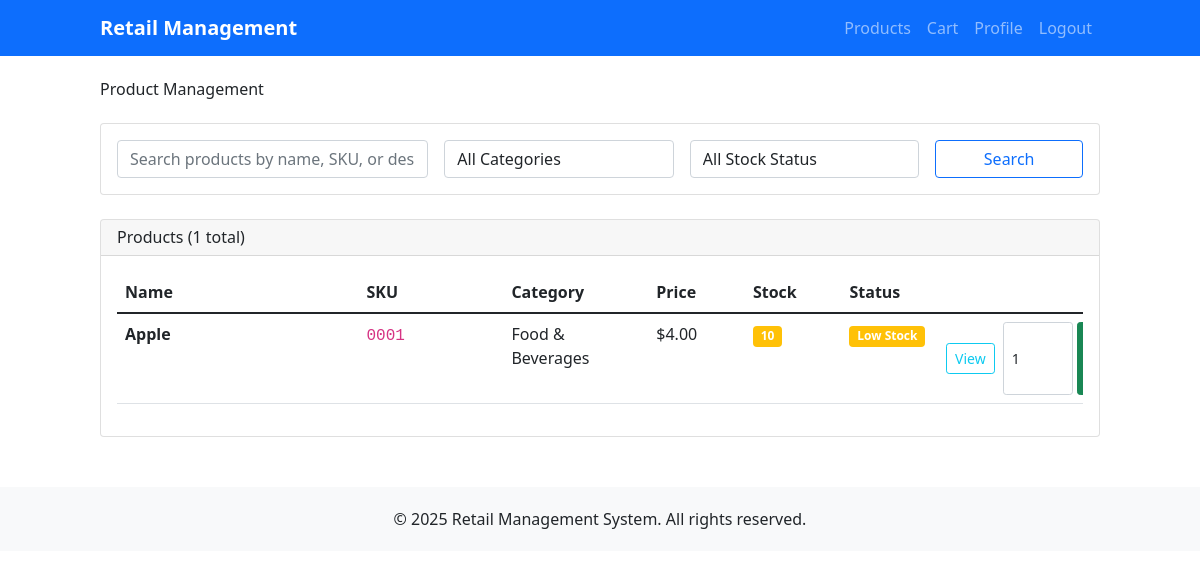
/products/ (signed in), run on an earlier commit of the app's database.
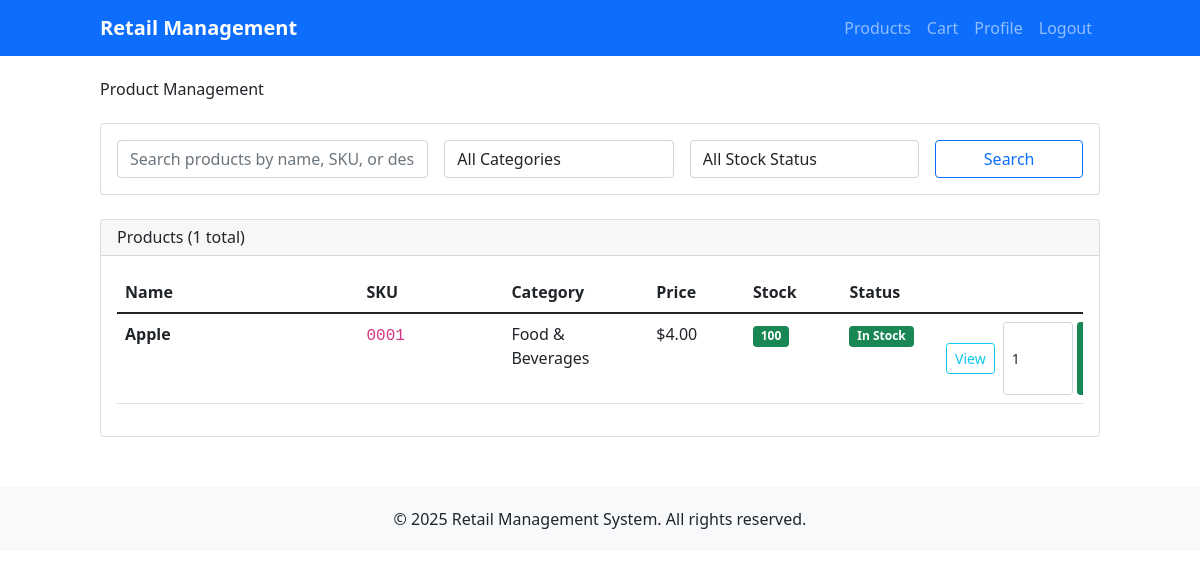
And on a later commit of the database.
### products/models.py (models this page shows, shortened)
class Product(models.Model):
    name = models.CharField(max_length=200)
    description = models.TextField(blank=True)
    sku = models.CharField(max_length=50, unique=True, help_text="Stock Keeping Unit")
    price = models.DecimalField(
        max_digits=10,
        decimal_places=2,
        validators=[MinValueValidator(Decimal('0.01'))]
    )
    category = models.ForeignKey(Category, on_delete=models.CASCADE, related_name='products')
    stock_quantity = models.PositiveIntegerField(default=0)
    is_active = models.BooleanField(default=True)
    created_at = models.DateTimeField(auto_now_add=True)
    updated_at = models.DateTimeField(auto_now=True)
    class Meta:
        ordering = ['name']
        indexes = [
            models.Index(fields=['sku']),
            models.Index(fields=['category']),
            models.Index(fields=['is_active']),
        ]
    @property
    def stock_status(self):
        if self.stock_quantity == 0:
            return "Out of Stock"
        elif self.stock_quantity <= 10:
            return "Low Stock"
        else:
            return "In Stock"

class Category(models.Model):
    name = models.CharField(max_length=100, unique=True)
    description = models.TextField(blank=True)
    created_at = models.DateTimeField(auto_now_add=True)
    updated_at = models.DateTimeField(auto_now=True)
    class Meta:
        verbose_name_plural = "Categories"
        ordering = ['name']
    def __str__(self):
        return self.name

### products/views.py (the view, shortened to what this page needs)
# urls.py: path('', views.product_list, name='product_list'),
@login_required
def product_list(request):
    products = Product.objects.all()
    search_form = ProductSearchForm(request.GET)
    if search_form.is_valid():
        search = search_form.cleaned_data.get('search')
        category = search_form.cleaned_data.get('category')
        stock_status = search_form.cleaned_data.get('stock_status')
        if search:
            products = products.filter(
                Q(name__icontains=search) |
                Q(sku__icontains=search) |
                Q(description__icontains=search)
            )
        if category:
            products = products.filter(category=category)
    paginator = Paginator(products, 10)  # Show 10 products per page
    page_number = request.GET.get('page')
    page_obj = paginator.get_page(page_number)
    context = {
        'page_obj': page_obj,
        'search_form': search_form,
        'total_products': products.count(),
    }
    return render(request, 'products/product_list.html', context)

### products/forms.py
class ProductSearchForm(forms.Form):
    search = forms.CharField(
        max_length=200,
        required=False,
        widget=forms.TextInput(attrs={
            'class': 'form-control',
            'placeholder': 'Search products by name, SKU, or description...'
        })
    )
    category = forms.ModelChoiceField(
        queryset=Category.objects.all(),
        required=False,
        empty_label="All Categories",
        widget=forms.Select(attrs={'class': 'form-control'})
    )
    stock_status = forms.ChoiceField(
        choices=[
            ('', 'All Stock Status'),
            ('in_stock', 'In Stock'),
            ('low_stock', 'Low Stock'),
            ('out_of_stock', 'Out of Stock'),
        ],
        required=False,
        widget=forms.Select(attrs={'class': 'form-control'})
    )

### accounts/context_processors.py (called while the page is built)
def user_admin_status(request):
    if request.user.is_authenticated:
        if request.user.is_superuser:
            return {'user_is_admin': True}
        if hasattr(request.user, 'profile'):
            return {'user_is_admin': request.user.profile.is_admin}
    return {'user_is_admin': False}

### accounts/models.py (called while the page is built)
    @property
    def is_admin(self):
        return self.role == 'admin'

### templates/products/product_list.html (shortened to what the changed rows need)
{% extends 'accounts/base.html' %}
{% block content %}
<div class="row">
    <div class="col-12">
        <div class="d-flex justify-content-between align-items-center mb-4">
            <h2>Product Management</h2>
        </div>
        <div class="card">
            <div class="card-body">
                {% if page_obj %}
                    <div class="table-responsive">
                        <table class="table table-hover" style="table-layout: fixed;">
                            <thead>
                                <tr>
                                    <th style="width: 25%;">Name</th>
                                    <th style="width: 15%;">SKU</th>
                                    <th style="width: 15%;">Category</th>
                                    <th style="width: 10%;">Price</th>
                                    <th style="width: 10%;">Stock</th>
                                    <th style="width: 10%;">Status</th>
                                </tr>
                            </thead>
                            <tbody>
                                {% for product in page_obj %}
                                <tr>
                                    <td>
                                        <strong class="text-truncate d-block" style="max-width: 100%;" title="{{ product.name }}">{{ product.name }}</strong>
                                    </td>
                                    <td><code>{{ product.sku }}</code></td>
                                    <td>{{ product.category.name }}</td>
                                    <td>${{ product.price }}</td>
                                    <td>
                                        <span class="badge {% if product.stock_quantity == 0 %}bg-danger{% elif product.stock_quantity <= 10 %}bg-warning{% else %}bg-success{% endif %}">
                                            {{ product.stock_quantity }}
                                        </span>
                                    </td>
                                    <td>
                                        <span class="badge {% if product.stock_quantity == 0 %}bg-danger{% elif product.stock_quantity <= 10 %}bg-warning{% else %}bg-success{% endif %}">
                                            {{ product.stock_status }}
                                        </span>
                                    </td>
                                    {% if user_is_admin %}
                                        <td>
                                            <div class="btn-group btn-group-sm">
                                                <a href="{% url 'products:product_detail' product.pk %}" class="btn btn-outline-info">View</a>
                                                <a href="{% url 'products:product_update' product.pk %}" class="btn btn-outline-warning">Edit</a>
                                                <a href="{% url 'products:product_delete' product.pk %}" class="btn btn-outline-danger">Delete</a>
                                            </div>
                                        </td>
                                    {% else %}
                                        <td>
                                            <div class="d-flex gap-2 align-items-center">
                                                <a href="{% url 'products:product_detail' product.pk %}" class="btn btn-outline-info btn-sm">View</a>
                                                {% if product.is_active and product.stock_quantity > 0 %}
                                                    <form method="post" action="{% url 'cart:cart_add' product.id %}" class="d-flex gap-1">
                                                        <input type="number" name="quantity" value="1" min="1" max="{{ product.stock_quantity }}" class="form-control form-control-sm" style="width: 70px;">
                                                        <button type="submit" class="btn btn-success btn-sm">Add to Cart</button>
                                                    </form>
                                                {% else %}
                                                    <button class="btn btn-secondary btn-sm" disabled>Out of Stock</button>
                                                {% endif %}
                                            </div>
                                        </td>
                                    {% endif %}
                                </tr>
                                {% endfor %}
                            </tbody>
                        </table>
                    </div>
                {% else %}
                    <div class="text-center py-5">
                        <h5>No products found</h5>
                        <p class="text-muted">Start by adding your first product!</p>
                        <a href="{% url 'products:product_create' %}" class="btn btn-primary">Add Product</a>
                    </div>
                {% endif %}
            </div>
        </div>
    </div>
</div>
{% endblock %}

What changed in the data, as far as the page shows it:
changed Product "Apple": stock_quantity "10" → "100"; stock_status "Low Stock" → "In Stock"
